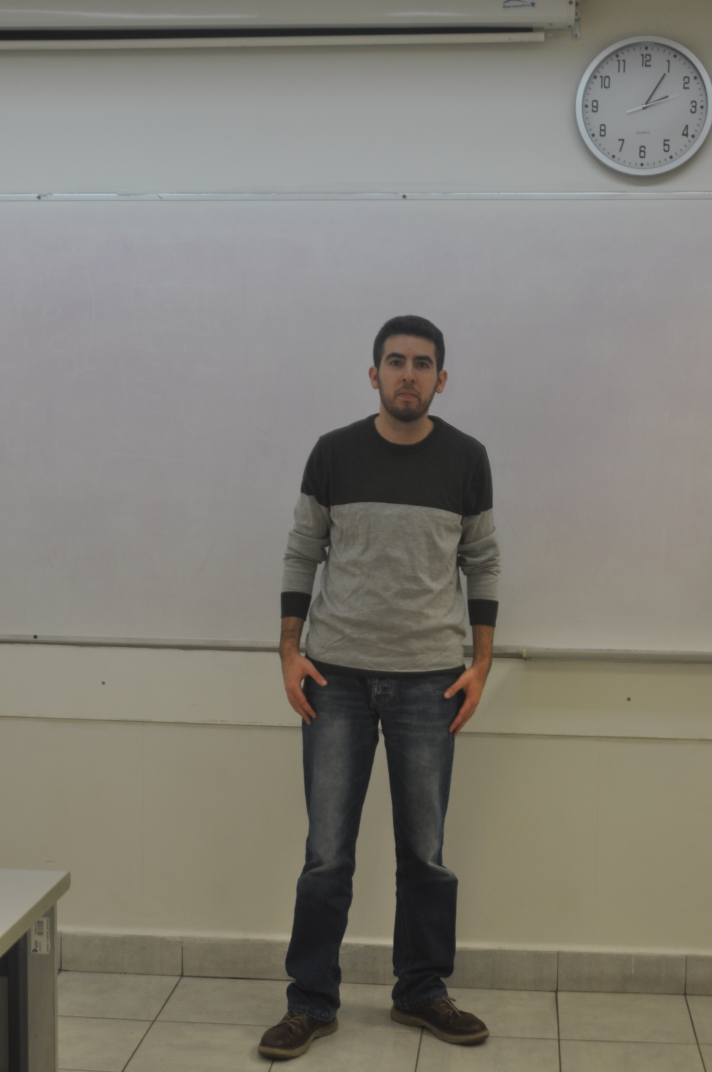
#> input picture dataset/images/DSC_0054.JPG, 2848 x 4288 px (shown at 1/4 size)
$ jupyter execute --allow-errors 'static jupyter.ipynb'   (older library calls are emulated)
#> lines starting #> are read from the running program, lines starting #| are printed output that depends on the picture
### finalProject/utils/images/imagesUtils.py
"""# resize image"""
from builtins import dict
import random as rnd
import cv2
import math
from matplotlib import pyplot as plt
import numpy as np


class Image(object):
    def __init__(self, path):
        self.path = path
        self.bgr_img = None
        self.gray_img = None
        self.rgb_img = None

    def read_image(self, return_img=False):
        self.bgr_img = cv2.imread(self.path)
        if return_img:
            return self.bgr_img

    # [4 lines left out: function rgb, not called in this run]

    def gray(self, return_img=False):
        self.gray_img = cv2.cvtColor(self.bgr_img, cv2.COLOR_BGR2GRAY)
        if return_img:
            return self.gray_img

    # [50 lines left out: functions show, show_all, convolve2d, not called in this run]


def distance(pt1, pt2):
    d = math.sqrt((pt2[0] - pt1[0]) ** 2 + (pt2[1] - pt1[1]) ** 2)
    return d


def getCenter(box):
    return (box[1][0] + box[0][0]) // 2, (box[1][1] + box[0][1]) // 2


def resizeImage(source, fx, fy):  # size is tuple (w,h)
    return cv2.resize(source, None, fx=fx, fy=fy)


def Accuracy(kp, matches):
    return len(matches) / (len(kp))


# [13 lines left out: function ShowMatch, not called in this run]


"""# Quick started"""

### static jupyter.ipynb
[cell 1]
import cv2
from matplotlib import pyplot as plt

from finalProject.utils.images.imagesUtils import Image


def gray(path):
    imageclass = Image(path)
    imageclass.read_image(return_img=False)
    return imageclass.gray(return_img=True)


path1 = 'dataset/images/DSC_0057.JPG'
path2 = 'dataset/images/DSC_0054.JPG'
#> (the rest of this cell did not finish here and is left out)

#> (a cell that did not finish here is left out)

[cell 3]
import numpy as np

[cell 4]
# norm

[cell 5]
def sobel_keypoints(r):
    sobelImage = sobel(r)
    # norm
    image8bit = cv2.normalize(sobelImage, None, 0, 255, cv2.NORM_MINMAX).astype('uint8')
    k,d = SiftDetectKeyPoints(image8bit)
    return k,d,image8bit

#> (a cell that did not finish here is left out)

image1 = cv2.resize(image1,(400,400))
fromCenter = False
r1 = cv2.selectROI(image1, fromCenter)

[cell 7]
image2 = gray(path2)
#> call 3 of gray, with path = 'dataset/images/DSC_0054.JPG'
#> call 3 of read_image, with return_img = False
#> in read_image, self.bgr_img is the input picture: shape (4288, 2848, 3); mean B, G, R 117.6, 126.1, 129
#> call 3 of gray, with return_img = True
#> in gray (call 3), `self.gray_img = cv2.cvtColor(self.bgr_img, cv2.COLOR_BGR2GRAY)`:
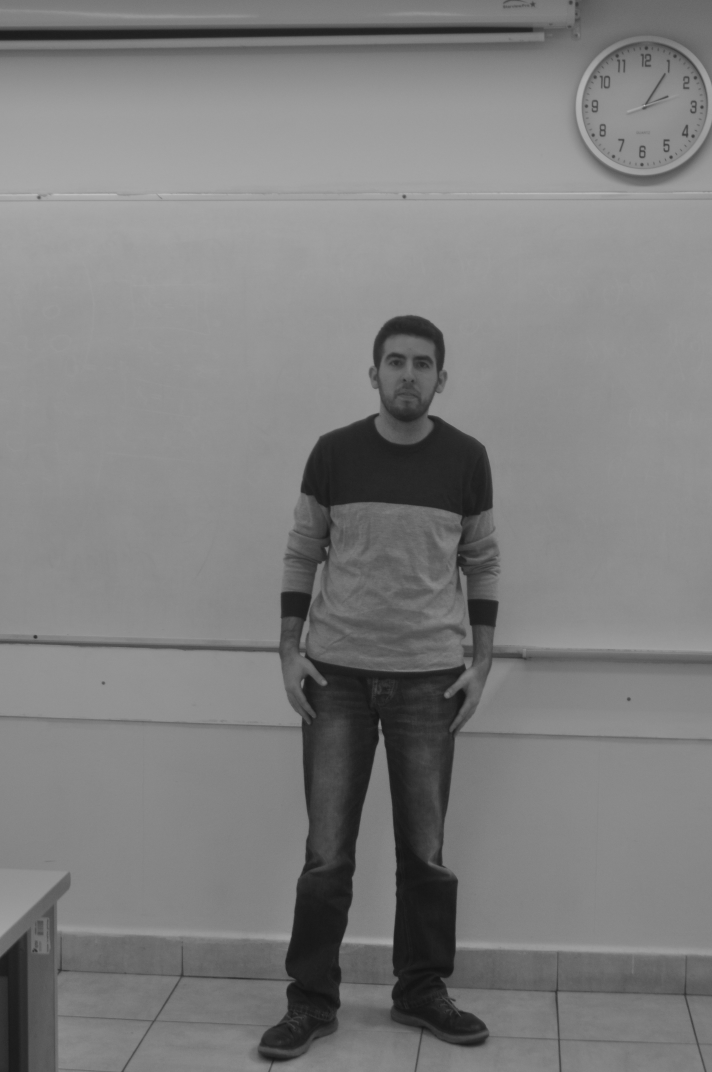
#> self.gray_img: shape (4288, 2848) (shown at 1/4 size); min 14, max 198, mean 126
image2 = cv2.resize(image2,(400,400))
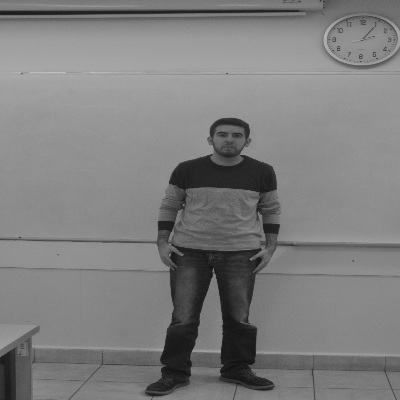
#> image2: shape (400, 400); min 17, max 193, mean 125.8
fromCenter = False
r2 = cv2.selectROI(image2, fromCenter)
